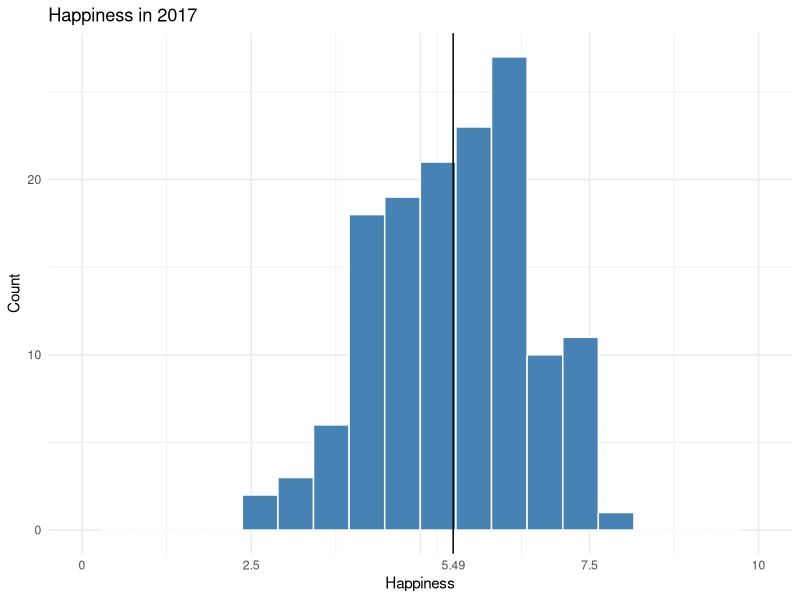
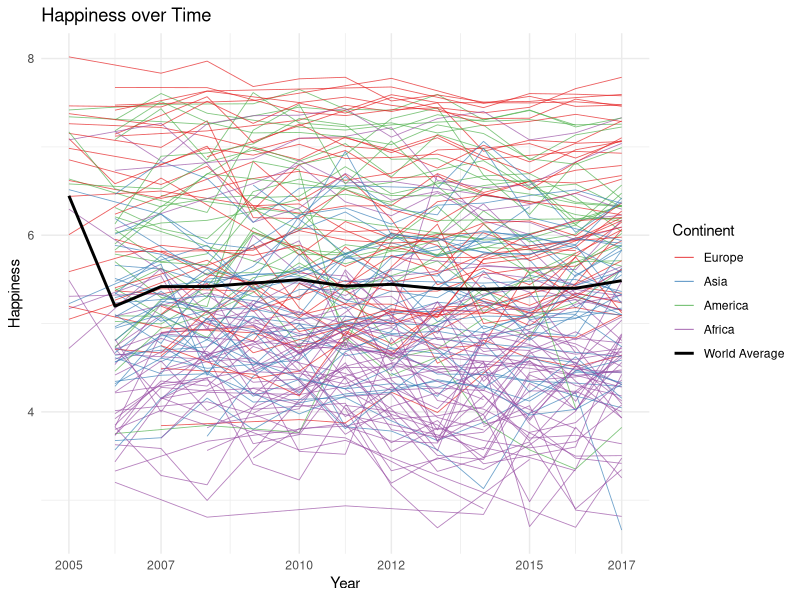
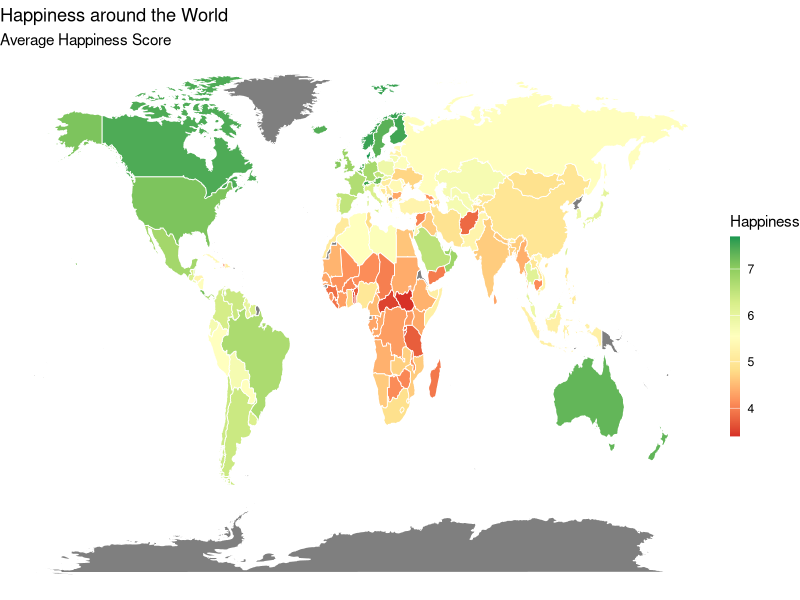
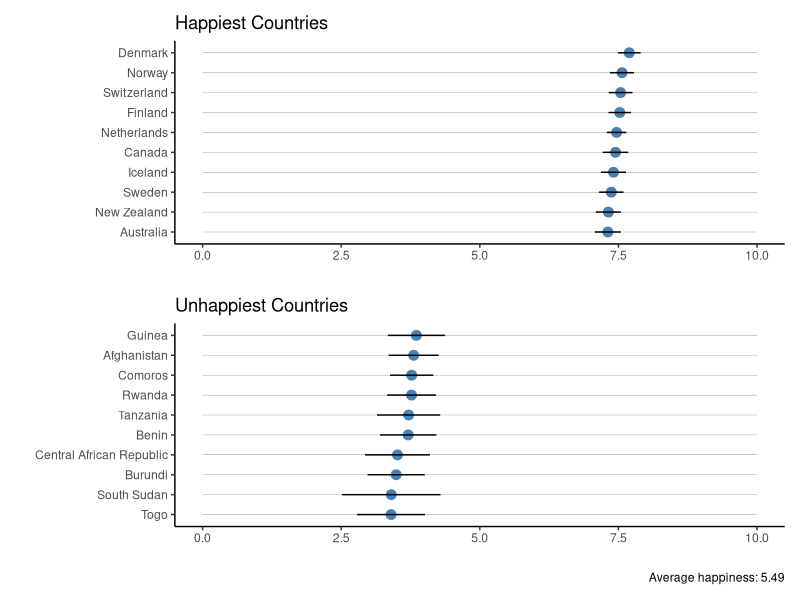
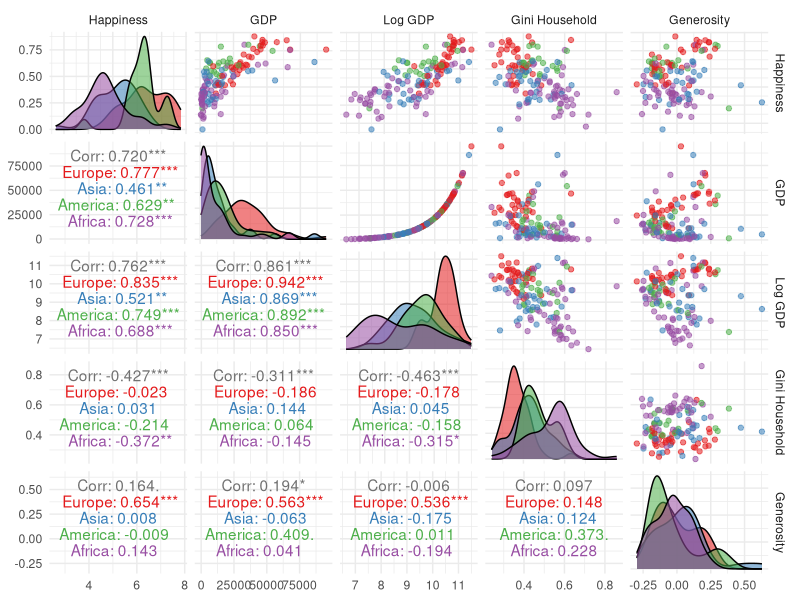
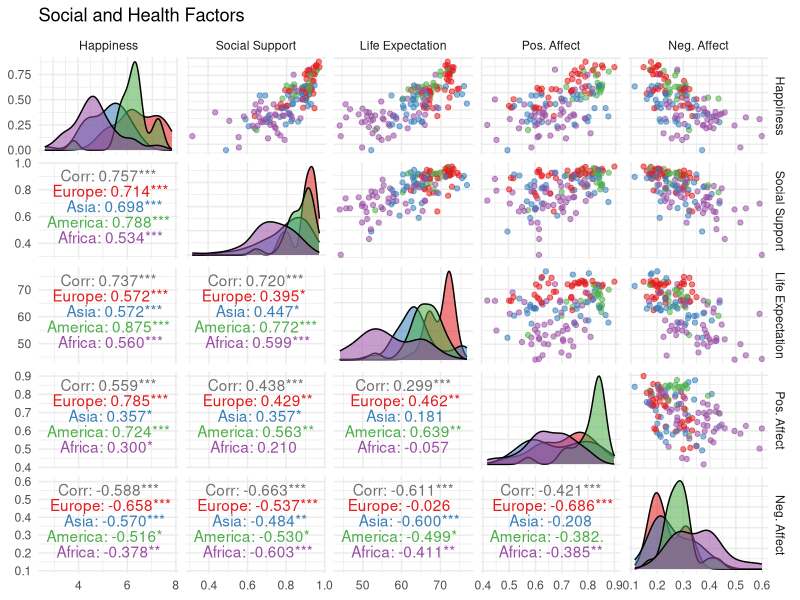
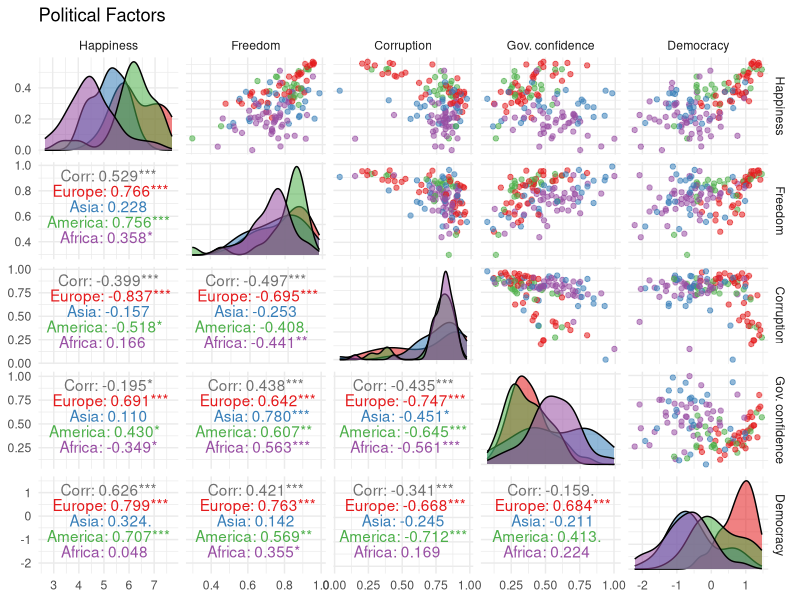
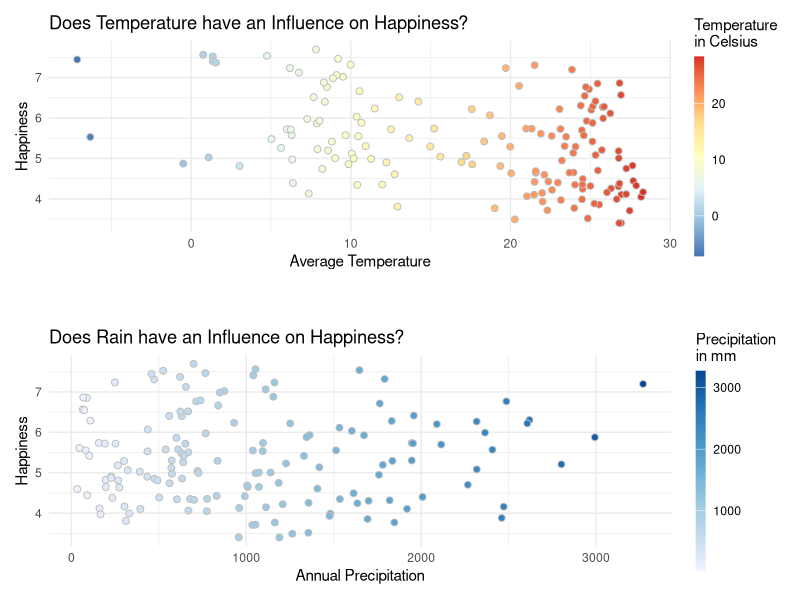

The R source for these figures, in order:
## ---- chunk 1
knitr::opts_chunk$set(echo = FALSE, message = F, warning = F)
## ---- chunk 2
library(tidyverse)
library(GGally)          # nice pair plots
library(patchwork)       # patch plots together
library(gganimate)       # fancy animations

ggplot <- function(...) ggplot2::ggplot(...) + scale_color_brewer(palette="Set1") +scale_fill_brewer(palette="Set1")
unlockBinding("ggplot",parent.env(asNamespace("GGally")))
assign("ggplot",ggplot,parent.env(asNamespace("GGally")))
## ---- chunk 3
d <- read_csv("data/WHR2018Chapter2OnlineData.csv") %>%
  rename(happiness =`Life Ladder`, 
         log_gdp =`Log GDP per capita`, 
         social = `Social support`, 
         health = `Healthy life expectancy at birth`, 
         freedom = `Freedom to make life choices`, 
         generosity = Generosity, 
         corruption = `Perceptions of corruption`, 
         pos_affect = `Positive affect`, 
         neg_affect = `Negative affect`, 
         gov_confidence = `Confidence in national government`, 
         democracy = `Democratic Quality`, 
         delivery = `Delivery Quality`, 
         sd_happiness = `Standard deviation of ladder by country-year`, 
         sd_mean_happiness = `Standard deviation/Mean of ladder by country-year`,
         gini = `GINI index (World Bank estimate)`, 
         gini_avg = `GINI index (World Bank estimate), average 2000-15`, 
         gini_household = `gini of household income reported in Gallup, by wp5-year`)
## ---- chunk 4
missing_regions <- c("Comoros" = "Sub-Saharan Africa",
  "Cuba" = "Latin America and Caribbean",
  "Djibouti" = "Middle East and North Africa",
  "Guyana" = "Latin America and Caribbean",
  "Oman" = "Middle East and North Africa",
  "Somaliland region" = "Middle East and North Africa",
  "Suriname" = "Latin America and Caribbean",
  "Swaziland" = "Sub-Saharan Africa")

d2 <- read_csv("data/WHR2018Chapter2OnlineData_supporting_factors.csv") %>%
  select(country, region = `Region indicator`) 



d <- d %>%
  left_join( d2, by="country") %>%
  mutate(region = ifelse(is.na(region), country, region)) %>%
  mutate(region = str_replace_all(region, missing_regions)) %>%
  mutate(continent = fct_collapse(region,
                                  America=c("North America and ANZ", "Latin America and Caribbean"),
                                  Africa=c("Middle East and North Africa", "Sub-Saharan Africa" ),
                                  Asia=c("South Asia", "Southeast Asia", "East Asia", 
                                         "Commonwealth of Independent States"),
                                  Europe=c("Central and Eastern Europe", "Western Europe")
                                  )) 
## ---- chunk 5
country_spell_list <- c("Egypt, Arab Rep."="Egypt",
   "Russian Federation"="Russia",
   "Korea, Rep."="South Korea",
   "Yemen, Rep."="Yemen",
   "Slovak Republic"="Slovakia",
   "Iran, Islamic Rep."="Iran",
   "Congo, Rep."="Congo (Brazzaville)",
   "Congo, Dem. Rep."="Congo (Kinshasa)",
   "Hong Kong SAR, China"="Hong Kong S.A.R. of China",
   "Cote d'Ivoire"="Ivory Coast",
   "Kyrgyz Republic"="Kyrgyzstan",
   "Macedonia, FYR"="Macedonia",
   "Lao PDR"="Laos",
   "Venezuela, RB"="Venezuela")

gdp <- read_csv("data/worldbank_gdp.csv",
                skip=3) %>%
  rename(country=`Country Name`, country_code=`Country Code`) %>%
  select(country, country_code, `1960`:`2017`) %>%
  gather(key="year", value="gdp", `1960`:`2017`) %>%
  mutate(log_gdp = log(gdp),
         year=as.numeric(year)) %>%
  mutate(country = str_replace_all(country, country_spell_list))



d <- d %>%
  select(-log_gdp) %>% 
  left_join( gdp, by=c("country", "year")) %>%
  select(country, country_code, region, continent, year, happiness, gdp, log_gdp, social:gini_household)
## ---- chunk 6
d %>% 
  filter(year==2017) %>%
  ggplot(aes(x=happiness)) +
  geom_histogram(bins=20, fill="steelblue", col="white") +
 # xlim(0,10) +
  labs(x="Happiness", y="Count", title="Happiness in 2017") + 
  geom_vline(xintercept = mean(d %>% filter(year == 2017) %>% pull(happiness))) + 
  scale_x_continuous(breaks = c(0, 2.5,  5, 5.49, 7.5, 10), 
                     labels = c(0, 2.5, "", 5.49, 7.5, 10),
                    limits = c(0, 10) ) + 
  theme_minimal()
## ---- chunk 7
trend <- d %>%
  group_by(year) %>%
  summarise(happiness = mean(happiness))

d %>%
  ggplot(aes(x=year, y=happiness)) + 
  geom_line(aes(group=country, col=continent), alpha=0.7, size=0.3) +
  scale_color_manual(values=c("#E41A1C", "#377EB8", "#4DAF4A", "#984EA3", "#000000")) +
  scale_x_continuous(breaks=c(2005, 2007, 2010, 2012, 2015, 2017)) +
  geom_line(data=trend, size=1, aes(x=year, y=happiness, col="World Average")) +
  theme_minimal() +
  guides(colour = guide_legend(override.aes = list(alpha=1, size=1.5))) +
  labs(x="Year", y="Happiness", color="Continent", title="Happiness over Time")
## ---- chunk 8
map_correction <- c("Democratic Republic of the Congo"="Congo (Brazzaville)",
                    "Palestine"="Palestinian Territories",
                    "Republic of Congo"="Congo (Kinshasa)",
                    "Taiwan"="Taiwan Province of China",
                    "USA"="United States",
                    "UK"="United Kingdom")

world <- map_data("world") %>%
  rename(country = region) %>%
  mutate(country = str_replace_all(country, map_correction))

world_map <- world %>%
  left_join(d %>% 
              group_by(country) %>%
              summarize(happiness=mean(happiness), na.rm=T), by="country")

world_map %>% 
ggplot( aes(x=long, y=lat, group=group, fill=happiness)) +
  geom_polygon(col="white", size=0.3) +
  coord_cartesian() +
  scale_fill_distiller(palette="RdYlGn", direction=1) +
  theme_void() +
  labs(fill="Happiness", title="Happiness around the World", subtitle="Average Happiness Score") +
  guides(fill = guide_colourbar(barwidth = 0.5, barheight = 10))
## ---- chunk 9
happiest <- d %>% 
  group_by(country) %>%
  summarize(happiness=mean(happiness, na.rm=T),
            sd_mean_happiness=mean(sd_mean_happiness, na.rm=T)) %>%
  mutate(country = fct_reorder(country, happiness)) %>%
  top_n(10, happiness) %>%
    ggplot(aes(x=country, y=happiness)) +
    geom_point(col="steelblue", size=3) +
    geom_segment(aes(x=country,
                   xend=country,
                   y=0,
                   yend=10),
               alpha=0.6,
               size=0.1) +
  geom_segment(aes(x=country,
                   xend=country,
                   y=happiness - sd_mean_happiness,
                   yend=happiness + sd_mean_happiness)) +
  coord_flip() + theme_classic() + 
  labs(title="Happiest Countries", y="", x="")

unhappiest <- d %>% 
  group_by(country) %>%
  summarize(happiness=mean(happiness, na.rm=T),
            sd_mean_happiness=mean(sd_mean_happiness, na.rm=T)) %>%
  mutate(country = fct_reorder(country, happiness)) %>%
  top_n(-10, happiness) %>%
    ggplot(aes(x=country, y=happiness)) +
    geom_point(col="steelblue", size=3) +
    geom_segment(aes(x=country,
                   xend=country,
                   y=0,
                   yend=10),
               alpha=0.6,
               size=0.1) +
  geom_segment(aes(x=country,
                   xend=country,
                   y=happiness - sd_mean_happiness,
                   yend=happiness + sd_mean_happiness)) +
  coord_flip() + theme_classic() +
  labs(title="Unhappiest Countries", y="", x="",
       caption = paste("Average happiness:",
                      round(mean(d %>% filter(year==2017) %>% pull(happiness), na.rm=T), digits=2)))

happiest + unhappiest + plot_layout(ncol = 1)
## ---- chunk 10
d %>% 
  filter(year == 2017) %>%
  select(Happiness=happiness, 
         GDP=gdp, `Log GDP`=log_gdp, 
         `Gini Household`=gini_household, 
         Generosity=generosity, continent) %>%
  ggpairs(mapping=aes(col=continent, alpha=0.5), columns=1:5,
          upper=list(continuous="points"),
          lower=list(continuous="cor"),
          titel="Economical Factors") + 
  theme_minimal() 
## ---- chunk 11
d %>% 
  filter(year == 2017) %>%
  select(Happiness=happiness, 
         `Social Support`=social, 
         `Life Expectation`=health, 
         `Pos. Affect`=pos_affect, 
         `Neg. Affect`=neg_affect, continent) %>%
  ggpairs(mapping=aes(col=continent, alpha=0.5),
          columns = 1:5,
          upper=list(continuous="points"),
          lower=list(continuous="cor"),
          title="Social and Health Factors") +
  theme_minimal()
## ---- chunk 12
d %>% 
  filter(year == 2016) %>%
  select(Happiness=happiness, 
         Freedom=freedom, 
         Corruption=corruption, 
         `Gov. confidence`=gov_confidence, 
         Democracy=democracy,continent) %>%
    ggpairs(mapping=aes(col=continent, alpha=0.5),
          columns = 1:5,
          upper=list(continuous="points"),
          lower=list(continuous="cor"),
          title="Political Factors") +
  theme_minimal()
## ---- chunk 13
temp <- read_csv("data/temperature_data.csv") %>%
  select(country_code=ISO_3DIGIT, avg_temp=Annual_temp)

rain <- read_csv("data/precipitation_data.csv") %>%
  select(country_code=ISO_3DIGIT, annual_precip=Annual_precip)

temp_plot <- d %>%
  left_join(temp, by="country_code") %>%
  group_by(country) %>%
  summarise(happiness=mean(happiness, na.rm=T),
            avg_temp=mean(avg_temp, na.rm=T)) %>%
  ggplot(aes(x=avg_temp, y=happiness, fill=avg_temp)) +
  geom_point(size=2, shape=21, col="grey") +
  scale_fill_distiller(type="div", palette = "RdYlBu") +
  theme_minimal() +
  guides(fill = guide_colourbar(barwidth = 0.5, barheight = 10)) +
  labs(title="Does Temperature have an Influence on Happiness?",
       x="Average Temperature", y="Happiness", fill="Temperature\nin Celsius")

rain_plot <- d %>%
  left_join(rain, by="country_code") %>%
  group_by(country) %>%
  summarise(happiness=mean(happiness, na.rm=T),
            avg_temp=mean(annual_precip, na.rm=T)) %>%
  ggplot(aes(x=avg_temp, y=happiness, fill=avg_temp)) +
  geom_point(size=2, shape=21, col="grey") +
  scale_fill_distiller(type="seq", palette = "Blues", direction=1) +
  theme_minimal() +
  guides(fill = guide_colourbar(barwidth = 0.5, barheight = 10)) +
  labs(title="Does Rain have an Influence on Happiness?",
       x="Annual Precipitation", y="Happiness", fill="Precipitation\nin mm")

temp_plot + plot_spacer() + rain_plot + plot_layout(ncol=1,
                                                    heights=c(2,0.3,2))
## ---- chunk 14
pop <- read_csv("data/worldbank_population.csv",
                skip=3) %>%
  select(country=`Country Name`, `1960`:`2017`) %>%
  mutate(country = str_replace_all(country, country_spell_list)) %>%
  gather(key="year", value="pop", `1960`:`2017`) %>%
  mutate(year = as.numeric(year),
         log_pop = log(pop))
  
d <- d %>%
  left_join(pop, by=c("country", "year"))
## ---- chunk 15

xlabs <- c(1000, 10000, 100000)
options(scipen = 6)
p <- d %>%
  mutate(year = as.integer(year)) %>%
  arrange(desc(pop)) %>%
  ggplot(aes(x=gdp, y=happiness, fill=continent, size=pop)) + 
  geom_point(shape=21, show.legend = F) +
  scale_x_log10(breaks=c(1000, 10000, 100000), 
                labels=formatC(xlabs, digits = 0, format = "f", big.mark = ",")) +
  scale_fill_brewer(type="qual", palette="Set1") +
  scale_size(range=c(2,12), guide=F) +
  labs(x="GDP per Capita", y="Happiness", title = 'Year: {frame_time}') +
  facet_wrap(~continent) +
  theme(panel.spacing=unit(3, "lines")) +
  theme_minimal() + 
  transition_time(year) + 
  ease_aes('linear') + 
  guides(fill = guide_legend(override.aes = list(size=5))) 
  
animate(p, 200, 10)
